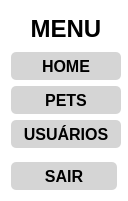
         <widget class="QFrame" name="fr_menu_cadPet">
          <property name="sizePolicy">
           <sizepolicy hsizetype="Fixed" vsizetype="Fixed">
            <horstretch>0</horstretch>
            <verstretch>0</verstretch>
           </sizepolicy>
          </property>
          <property name="minimumSize">
           <size>
            <width>128</width>
            <height>201</height>
           </size>
          </property>
          <property name="maximumSize">
           <size>
            <width>128</width>
            <height>201</height>
           </size>
          </property>
          <property name="styleSheet">
           <string notr="true">background-color: rgb(255, 255, 255);
border-radius: 5px;</string>
          </property>
          <property name="frameShape">
           <enum>QFrame::StyledPanel</enum>
          </property>
          <property name="frameShadow">
           <enum>QFrame::Raised</enum>
          </property>
          <layout class="QGridLayout" name="gridLayout_16">
           <item row="2" column="0">
            <widget class="QPushButton" name="bt_home_cadPet">
             <property name="sizePolicy">
              <sizepolicy hsizetype="Fixed" vsizetype="Fixed">
               <horstretch>0</horstretch>
               <verstretch>0</verstretch>
              </sizepolicy>
             </property>
             <property name="minimumSize">
              <size>
               <width>110</width>
               <height>28</height>
              </size>
             </property>
             <property name="font">
              <font>
               <family>Yu Gothic UI</family>
               <pointsize>12</pointsize>
               <weight>75</weight>
               <bold>true</bold>
              </font>
             </property>
             <property name="cursor">
              <cursorShape>PointingHandCursor</cursorShape>
             </property>
             <property name="styleSheet">
              <string notr="true">QPushButton{
	
	background-color: rgb(213, 213, 213);
	border-radius: 5px;
}

QPushButton:hover{
	
	background-color: rgb(190, 190, 190);
	color: rgb(255, 255, 255);
}
</string>
             </property>
             <property name="text">
              <string>HOME</string>
             </property>
            </widget>
           </item>
           <item row="3" column="0">
            <widget class="QPushButton" name="bt_pets_cadPet">
             <property name="sizePolicy">
              <sizepolicy hsizetype="Fixed" vsizetype="Fixed">
               <horstretch>0</horstretch>
               <verstretch>0</verstretch>
              </sizepolicy>
             </property>
             <property name="minimumSize">
              <size>
               <width>110</width>
               <height>28</height>
              </size>
             </property>
             <property name="font">
              <font>
               <family>Yu Gothic UI</family>
               <pointsize>12</pointsize>
               <weight>75</weight>
               <bold>true</bold>
              </font>
             </property>
             <property name="cursor">
              <cursorShape>PointingHandCursor</cursorShape>
             </property>
             <property name="styleSheet">
              <string notr="true">QPushButton{
	
	background-color: rgb(213, 213, 213);
	border-radius: 5px;
}

QPushButton:hover{
	
	background-color: rgb(190, 190, 190);
	color: rgb(255, 255, 255);
}</string>
             </property>
             <property name="text">
              <string>PETS</string>
             </property>
            </widget>
           </item>
           <item row="7" column="0">
            <widget class="QPushButton" name="bt_sair_cadPet">
             <property name="minimumSize">
              <size>
               <width>80</width>
               <height>28</height>
              </size>
             </property>
             <property name="font">
              <font>
               <family>Yu Gothic UI</family>
               <pointsize>12</pointsize>
               <weight>75</weight>
               <bold>true</bold>
              </font>
             </property>
             <property name="cursor">
              <cursorShape>PointingHandCursor</cursorShape>
             </property>
             <property name="styleSheet">
              <string notr="true">QPushButton{
	
	background-color: rgb(213, 213, 213);
	border-radius: 5px;
}

QPushButton:hover{
	
	background-color: rgb(190, 190, 190);
}</string>
             </property>
             <property name="text">
              <string>SAIR</string>
             </property>
             <property name="icon">
              <iconset>
               <normaloff>../img/sair.png</normaloff>../img/sair.png</iconset>
             </property>
             <property name="iconSize">
              <size>
               <width>15</width>
               <height>15</height>
              </size>
             </property>
            </widget>
           </item>
           <item row="1" column="0">
            <widget class="QLabel" name="lb_menu_cadPet">
             <property name="sizePolicy">
              <sizepolicy hsizetype="Fixed" vsizetype="Fixed">
               <horstretch>0</horstretch>
               <verstretch>0</verstretch>
              </sizepolicy>
             </property>
             <property name="minimumSize">
              <size>
               <width>110</width>
               <height>35</height>
              </size>
             </property>
             <property name="font">
              <font>
               <family>Yu Gothic UI</family>
               <pointsize>18</pointsize>
               <weight>75</weight>
               <bold>true</bold>
              </font>
             </property>
             <property name="styleSheet">
              <string notr="true"/>
             </property>
             <property name="text">
              <string>MENU</string>
             </property>
             <property name="alignment">
              <set>Qt::AlignCenter</set>
             </property>
            </widget>
           </item>
           <item row="5" column="0">
            <spacer name="sp_menu_cadPet">
             <property name="orientation">
              <enum>Qt::Vertical</enum>
             </property>
             <property name="sizeHint" stdset="0">
              <size>
               <width>20</width>
               <height>40</height>
              </size>
             </property>
            </spacer>
           </item>
           <item row="4" column="0">
            <widget class="QPushButton" name="bt_usuarios_cadPet">
             <property name="sizePolicy">
              <sizepolicy hsizetype="Fixed" vsizetype="Fixed">
               <horstretch>0</horstretch>
               <verstretch>0</verstretch>
              </sizepolicy>
             </property>
             <property name="minimumSize">
              <size>
               <width>110</width>
               <height>28</height>
              </size>
             </property>
             <property name="font">
              <font>
               <family>Yu Gothic UI</family>
               <pointsize>12</pointsize>
               <weight>75</weight>
               <bold>true</bold>
              </font>
             </property>
             <property name="cursor">
              <cursorShape>PointingHandCursor</cursorShape>
             </property>
             <property name="styleSheet">
              <string notr="true">QPushButton{
	
	background-color: rgb(213, 213, 213);
	border-radius: 5px;
}

QPushButton:hover{
	
	background-color: rgb(190, 190, 190);
	color: rgb(255, 255, 255);
}</string>
             </property>
             <property name="text">
              <string>USUÁRIOS</string>
             </property>
            </widget>
           </item>
          </layout>
         </widget>
